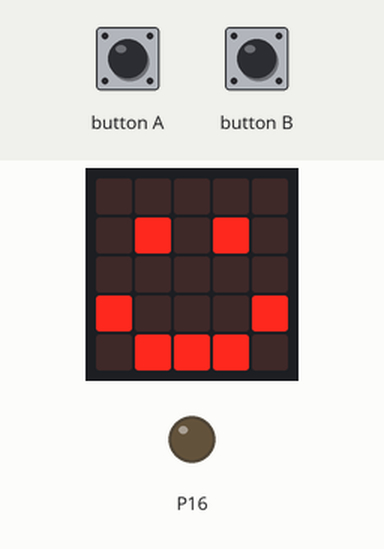
Recording of a program running on a simulated BBC micro:bit (MakeCode). Parts: the board's 5×5 LED display, output pins drawn as LEDs (lit = HIGH). Inputs (shaded band) come from the test bench.

Above: at 1.8 s.
1.9 s: button A pressed for 0.15 s
At 2.5 s:
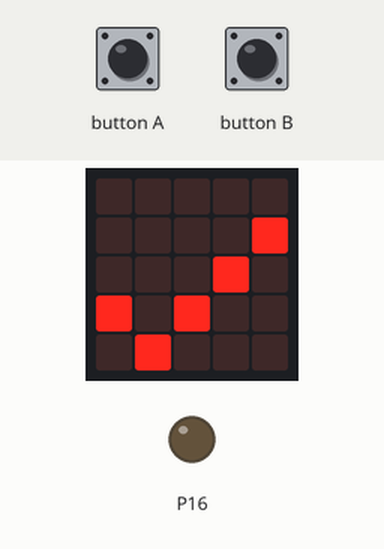
At 3.0 s:
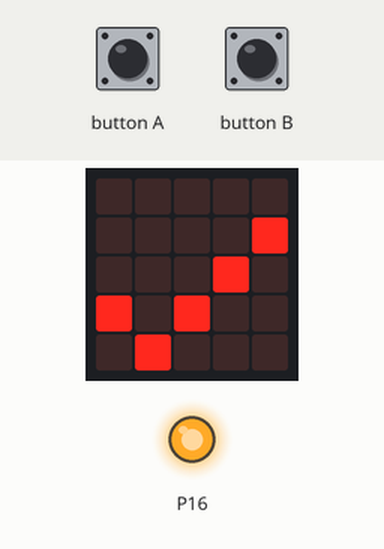
4.1 s: button B pressed for 0.15 s
At 5.9 s:
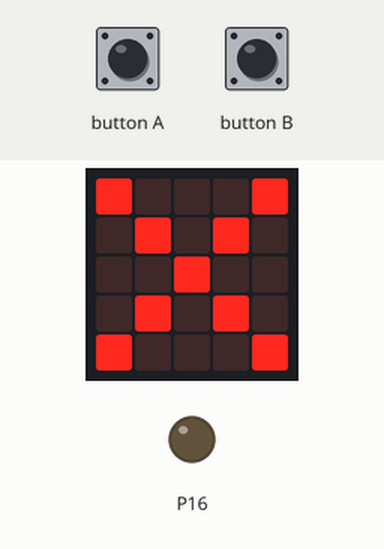
Timing chart, 0 to 7.4 s (numbered marks = the images above; inputs shaded):
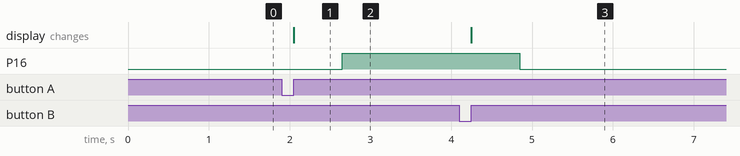

The program:

main.ts
```typescript
// (licence header left out)
// Setup: Ensure LED is off at start
pins.digitalWritePin(DigitalPin.P16, 0)
basic.showIcon(IconNames.Happy)

// Requirement: Button A powers ON the LED
input.onButtonPressed(Button.A, function () {
    basic.showIcon(IconNames.Yes)
    pins.digitalWritePin(DigitalPin.P16, 1) // Sets Pin 16 to 3.0V
})

// Requirement: Button B powers OFF the LED
input.onButtonPressed(Button.B, function () {
    basic.showIcon(IconNames.No)
    pins.digitalWritePin(DigitalPin.P16, 0) // Sets Pin 16 to 0.0V
})
```

Measured:
- after the input at 1.9 s, P16: LOW → HIGH after 0.75 s; the display: changes after 0.15 s (image 1)
- after the input at 4.1 s, P16: HIGH → LOW after 0.75 s; the display: changes after 0.15 s (image 3)
